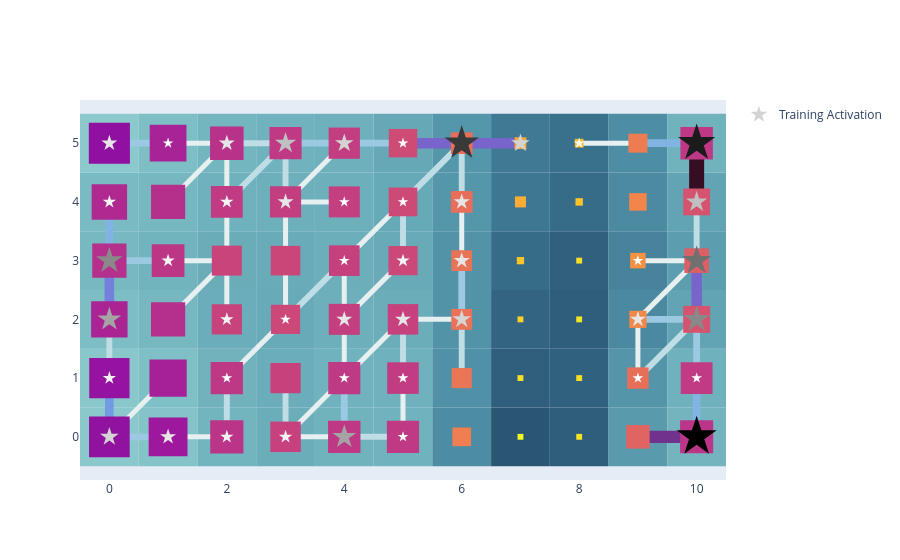

Notebook source saved alongside this figure:
### Code cell
basin.pond(base_style=modern_style) \
    .rhizome_layer() \
    .pad_layer() \
    .petal_layer() \
    .visualize();

### Figure 1 — Plotly figure (JSON) as saved in the notebook; plotly's stock layout.template omitted (floating-point values rounded to 4 significant figures)
{"data": [{"marker": {"color": [4, 3, 2, 2, 6, 1, 12, 2, 1, 1, 1, 1, 1, 6, 2, 1, 3, 3, 4, 3, 7, 7, 2, 1, 2, 3, 1, 8, 2, 2, 3, 1, 1, 3, 5, 3, 1, 3, 5, 4, 1, 10, 4, 1, 11], "colorscale": [[0.0, "rgb(255,255,255)"], [0.125, "rgb(240,240,240)"], [0.25, "rgb(217,217,217)"], [0.375, "rgb(189,189,189)"], [0.5, "rgb(150,150,150)"], [0.625, "rgb(115,115,115)"], [0.75, "rgb(82,82,82)"], [0.875, "rgb(37,37,37)"], [1.0, "rgb(0,0,0)"]], "line": {"color": [4, 3, 2, 2, 6, 1, 12, 2, 1, 1, 1, 1, 1, 6, 2, 1, 3, 3, 4, 3, 7, 7, 2, 1, 2, 3, 1, 8, 2, 2, 3, 1, 1, 3, 5, 3, 1, 3, 5, 4, 1, 10, 4, 1, 11], "colorscale": [[0.0, "rgb(255,255,255)"], [0.125, "rgb(240,240,240)"], [0.25, "rgb(217,217,217)"], [0.375, "rgb(189,189,189)"], [0.5, "rgb(150,150,150)"], [0.625, "rgb(115,115,115)"], [0.75, "rgb(82,82,82)"], [0.875, "rgb(37,37,37)"], [1.0, "rgb(0,0,0)"]], "width": 0}, "opacity": 1, "size": [14.0, 12.0, 10.0, 10.0, 18.0, 8.0, 30.0, 10.0, 8.0, 8.0, 8.0, 8.0, 8.0, 18.0, 10.0, 8.0, 12.0, 12.0, 14.0, 12.0, 20.0, 20.0, 10.0, 8.0, 10.0, 12.0, 8.0, 22.0, 10.0, 10.0, 12.0, 8.0, 8.0, 12.0, 16.0, 12.0, 8.0, 12.0, 16.0, 14.0, 8.0, 26.0, 14.0, 8.0, 28.0], "symbol": "star"}, "mode": "markers", "name": "Training Activation", "x": [0, 1, 2, 3, 4, 5, 10, 0, 2, 4, 5, 9, 10, 0, 2, 3, 4, 5, 6, 9, 10, 0, 1, 4, 5, 6, 9, 10, 0, 2, 3, 4, 5, 6, 10, 0, 1, 2, 3, 4, 5, 6, 7, 8, 10], "y": [0, 0, 0, 0, 0, 0, 0, 1, 1, 1, 1, 1, 1, 2, 2, 2, 2, 2, 2, 2, 2, 3, 3, 3, 3, 3, 3, 3, 4, 4, 4, 4, 4, 4, 4, 5, 5, 5, 5, 5, 5, 5, 5, 5, 5], "type": "scatter"}], "layout": {"shapes": [{"fillcolor": "rgb(138, 200, 203)", "layer": "between", "line": {"width": 0}, "type": "rect", "x0": -0.5, "x1": 0.5, "xref": "x", "y0": -0.5, "y1": 0.5, "yref": "y"}, {"fillcolor": "rgb(132, 195, 200)", "layer": "between", "line": {"width": 0}, "type": "rect", "x0": 0.5, "x1": 1.5, "xref": "x", "y0": -0.5, "y1": 0.5, "yref": "y"}, {"fillcolor": "rgb(115, 181, 191)", "layer": "between", "line": {"width": 0}, "type": "rect", "x0": 1.5, "x1": 2.5, "xref": "x", "y0": -0.5, "y1": 0.5, "yref": "y"}, {"fillcolor": "rgb(107, 174, 186)", "layer": "between", "line": {"width": 0}, "type": "rect", "x0": 2.5, "x1": 3.5, "xref": "x", "y0": -0.5, "y1": 0.5, "yref": "y"}, {"fillcolor": "rgb(113, 179, 189)", "layer": "between", "line": {"width": 0}, "type": "rect", "x0": 3.5, "x1": 4.5, "xref": "x", "y0": -0.5, "y1": 0.5, "yref": "y"}, {"fillcolor": "rgb(112, 178, 189)", "layer": "between", "line": {"width": 0}, "type": "rect", "x0": 4.5, "x1": 5.5, "xref": "x", "y0": -0.5, "y1": 0.5, "yref": "y"}, {"fillcolor": "rgb(77, 141, 164)", "layer": "between", "line": {"width": 0}, "type": "rect", "x0": 5.5, "x1": 6.5, "xref": "x", "y0": -0.5, "y1": 0.5, "yref": "y"}, {"fillcolor": "rgb(42, 86, 116)", "layer": "between", "line": {"width": 0}, "type": "rect", "x0": 6.5, "x1": 7.5, "xref": "x", "y0": -0.5, "y1": 0.5, "yref": "y"}, {"fillcolor": "rgb(47, 94, 124)", "layer": "between", "line": {"width": 0}, "type": "rect", "x0": 7.5, "x1": 8.5, "xref": "x", "y0": -0.5, "y1": 0.5, "yref": "y"}, {"fillcolor": "rgb(89, 155, 173)", "layer": "between", "line": {"width": 0}, "type": "rect", "x0": 8.5, "x1": 9.5, "xref": "x", "y0": -0.5, "y1": 0.5, "yref": "y"}, {"fillcolor": "rgb(115, 180, 190)", "layer": "between", "line": {"width": 0}, "type": "rect", "x0": 9.5, "x1": 10.5, "xref": "x", "y0": -0.5, "y1": 0.5, "yref": "y"}, {"fillcolor": "rgb(137, 199, 203)", "layer": "between", "line": {"width": 0}, "type": "rect", "x0": -0.5, "x1": 0.5, "xref": "x", "y0": 0.5, "y1": 1.5, "yref": "y"}, {"fillcolor": "rgb(127, 191, 198)", "layer": "between", "line": {"width": 0}, "type": "rect", "x0": 0.5, "x1": 1.5, "xref": "x", "y0": 0.5, "y1": 1.5, "yref": "y"}, {"fillcolor": "rgb(113, 178, 189)", "layer": "between", "line": {"width": 0}, "type": "rect", "x0": 1.5, "x1": 2.5, "xref": "x", "y0": 0.5, "y1": 1.5, "yref": "y"}, {"fillcolor": "rgb(107, 173, 186)", "layer": "between", "line": {"width": 0}, "type": "rect", "x0": 2.5, "x1": 3.5, "xref": "x", "y0": 0.5, "y1": 1.5, "yref": "y"}, {"fillcolor": "rgb(112, 178, 189)", "layer": "between", "line": {"width": 0}, "type": "rect", "x0": 3.5, "x1": 4.5, "xref": "x", "y0": 0.5, "y1": 1.5, "yref": "y"}, {"fillcolor": "rgb(111, 177, 188)", "layer": "between", "line": {"width": 0}, "type": "rect", "x0": 4.5, "x1": 5.5, "xref": "x", "y0": 0.5, "y1": 1.5, "yref": "y"}, {"fillcolor": "rgb(80, 145, 167)", "layer": "between", "line": {"width": 0}, "type": "rect", "x0": 5.5, "x1": 6.5, "xref": "x", "y0": 0.5, "y1": 1.5, "yref": "y"}, {"fillcolor": "rgb(47, 95, 125)", "layer": "between", "line": {"width": 0}, "type": "rect", "x0": 6.5, "x1": 7.5, "xref": "x", "y0": 0.5, "y1": 1.5, "yref": "y"}, {"fillcolor": "rgb(48, 97, 126)", "layer": "between", "line": {"width": 0}, "type": "rect", "x0": 7.5, "x1": 8.5, "xref": "x", "y0": 0.5, "y1": 1.5, "yref": "y"}, {"fillcolor": "rgb(84, 149, 169)", "layer": "between", "line": {"width": 0}, "type": "rect", "x0": 8.5, "x1": 9.5, "xref": "x", "y0": 0.5, "y1": 1.5, "yref": "y"}, {"fillcolor": "rgb(111, 177, 188)", "layer": "between", "line": {"width": 0}, "type": "rect", "x0": 9.5, "x1": 10.5, "xref": "x", "y0": 0.5, "y1": 1.5, "yref": "y"}, {"fillcolor": "rgb(125, 189, 196)", "layer": "between", "line": {"width": 0}, "type": "rect", "x0": -0.5, "x1": 0.5, "xref": "x", "y0": 1.5, "y1": 2.5, "yref": "y"}, {"fillcolor": "rgb(118, 183, 192)", "layer": "between", "line": {"width": 0}, "type": "rect", "x0": 0.5, "x1": 1.5, "xref": "x", "y0": 1.5, "y1": 2.5, "yref": "y"}, {"fillcolor": "rgb(107, 173, 186)", "layer": "between", "line": {"width": 0}, "type": "rect", "x0": 1.5, "x1": 2.5, "xref": "x", "y0": 1.5, "y1": 2.5, "yref": "y"}, {"fillcolor": "rgb(104, 170, 184)", "layer": "between", "line": {"width": 0}, "type": "rect", "x0": 2.5, "x1": 3.5, "xref": "x", "y0": 1.5, "y1": 2.5, "yref": "y"}, {"fillcolor": "rgb(109, 175, 187)", "layer": "between", "line": {"width": 0}, "type": "rect", "x0": 3.5, "x1": 4.5, "xref": "x", "y0": 1.5, "y1": 2.5, "yref": "y"}, {"fillcolor": "rgb(107, 174, 186)", "layer": "between", "line": {"width": 0}, "type": "rect", "x0": 4.5, "x1": 5.5, "xref": "x", "y0": 1.5, "y1": 2.5, "yref": "y"}, {"fillcolor": "rgb(82, 147, 168)", "layer": "between", "line": {"width": 0}, "type": "rect", "x0": 5.5, "x1": 6.5, "xref": "x", "y0": 1.5, "y1": 2.5, "yref": "y"}, {"fillcolor": "rgb(51, 101, 130)", "layer": "between", "line": {"width": 0}, "type": "rect", "x0": 6.5, "x1": 7.5, "xref": "x", "y0": 1.5, "y1": 2.5, "yref": "y"}, {"fillcolor": "rgb(46, 94, 123)", "layer": "between", "line": {"width": 0}, "type": "rect", "x0": 7.5, "x1": 8.5, "xref": "x", "y0": 1.5, "y1": 2.5, "yref": "y"}, {"fillcolor": "rgb(74, 137, 160)", "layer": "between", "line": {"width": 0}, "type": "rect", "x0": 8.5, "x1": 9.5, "xref": "x", "y0": 1.5, "y1": 2.5, "yref": "y"}, {"fillcolor": "rgb(98, 164, 180)", "layer": "between", "line": {"width": 0}, "type": "rect", "x0": 9.5, "x1": 10.5, "xref": "x", "y0": 1.5, "y1": 2.5, "yref": "y"}, {"fillcolor": "rgb(119, 184, 193)", "layer": "between", "line": {"width": 0}, "type": "rect", "x0": -0.5, "x1": 0.5, "xref": "x", "y0": 2.5, "y1": 3.5, "yref": "y"}, {"fillcolor": "rgb(114, 180, 190)", "layer": "between", "line": {"width": 0}, "type": "rect", "x0": 0.5, "x1": 1.5, "xref": "x", "y0": 2.5, "y1": 3.5, "yref": "y"}, {"fillcolor": "rgb(106, 173, 185)", "layer": "between", "line": {"width": 0}, "type": "rect", "x0": 1.5, "x1": 2.5, "xref": "x", "y0": 2.5, "y1": 3.5, "yref": "y"}, {"fillcolor": "rgb(105, 171, 184)", "layer": "between", "line": {"width": 0}, "type": "rect", "x0": 2.5, "x1": 3.5, "xref": "x", "y0": 2.5, "y1": 3.5, "yref": "y"}, {"fillcolor": "rgb(108, 174, 186)", "layer": "between", "line": {"width": 0}, "type": "rect", "x0": 3.5, "x1": 4.5, "xref": "x", "y0": 2.5, "y1": 3.5, "yref": "y"}, {"fillcolor": "rgb(104, 170, 184)", "layer": "between", "line": {"width": 0}, "type": "rect", "x0": 4.5, "x1": 5.5, "xref": "x", "y0": 2.5, "y1": 3.5, "yref": "y"}, {"fillcolor": "rgb(82, 147, 168)", "layer": "between", "line": {"width": 0}, "type": "rect", "x0": 5.5, "x1": 6.5, "xref": "x", "y0": 2.5, "y1": 3.5, "yref": "y"}, {"fillcolor": "rgb(55, 108, 136)", "layer": "between", "line": {"width": 0}, "type": "rect", "x0": 6.5, "x1": 7.5, "xref": "x", "y0": 2.5, "y1": 3.5, "yref": "y"}, {"fillcolor": "rgb(48, 96, 126)", "layer": "between", "line": {"width": 0}, "type": "rect", "x0": 7.5, "x1": 8.5, "xref": "x", "y0": 2.5, "y1": 3.5, "yref": "y"}, {"fillcolor": "rgb(71, 132, 156)", "layer": "between", "line": {"width": 0}, "type": "rect", "x0": 8.5, "x1": 9.5, "xref": "x", "y0": 2.5, "y1": 3.5, "yref": "y"}, {"fillcolor": "rgb(92, 158, 175)", "layer": "between", "line": {"width": 0}, "type": "rect", "x0": 9.5, "x1": 10.5, "xref": "x", "y0": 2.5, "y1": 3.5, "yref": "y"}, {"fillcolor": "rgb(122, 187, 195)", "layer": "between", "line": {"width": 0}, "type": "rect", "x0": -0.5, "x1": 0.5, "xref": "x", "y0": 3.5, "y1": 4.5, "yref": "y"}, {"fillcolor": "rgb(118, 183, 192)", "layer": "between", "line": {"width": 0}, "type": "rect", "x0": 0.5, "x1": 1.5, "xref": "x", "y0": 3.5, "y1": 4.5, "yref": "y"}, {"fillcolor": "rgb(111, 177, 188)", "layer": "between", "line": {"width": 0}, "type": "rect", "x0": 1.5, "x1": 2.5, "xref": "x", "y0": 3.5, "y1": 4.5, "yref": "y"}, {"fillcolor": "rgb(109, 176, 187)", "layer": "between", "line": {"width": 0}, "type": "rect", "x0": 2.5, "x1": 3.5, "xref": "x", "y0": 3.5, "y1": 4.5, "yref": "y"}, {"fillcolor": "rgb(109, 175, 187)", "layer": "between", "line": {"width": 0}, "type": "rect", "x0": 3.5, "x1": 4.5, "xref": "x", "y0": 3.5, "y1": 4.5, "yref": "y"}, {"fillcolor": "rgb(102, 169, 183)", "layer": "between", "line": {"width": 0}, "type": "rect", "x0": 4.5, "x1": 5.5, "xref": "x", "y0": 3.5, "y1": 4.5, "yref": "y"}, {"fillcolor": "rgb(84, 150, 170)", "layer": "between", "line": {"width": 0}, "type": "rect", "x0": 5.5, "x1": 6.5, "xref": "x", "y0": 3.5, "y1": 4.5, "yref": "y"}, {"fillcolor": "rgb(61, 119, 146)", "layer": "between", "line": {"width": 0}, "type": "rect", "x0": 6.5, "x1": 7.5, "xref": "x", "y0": 3.5, "y1": 4.5, "yref": "y"}, {"fillcolor": "rgb(55, 108, 136)", "layer": "between", "line": {"width": 0}, "type": "rect", "x0": 7.5, "x1": 8.5, "xref": "x", "y0": 3.5, "y1": 4.5, "yref": "y"}, {"fillcolor": "rgb(75, 138, 161)", "layer": "between", "line": {"width": 0}, "type": "rect", "x0": 8.5, "x1": 9.5, "xref": "x", "y0": 3.5, "y1": 4.5, "yref": "y"}, {"fillcolor": "rgb(98, 164, 179)", "layer": "between", "line": {"width": 0}, "type": "rect", "x0": 9.5, "x1": 10.5, "xref": "x", "y0": 3.5, "y1": 4.5, "yref": "y"}, {"fillcolor": "rgb(140, 201, 204)", "layer": "between", "line": {"width": 0}, "type": "rect", "x0": -0.5, "x1": 0.5, "xref": "x", "y0": 4.5, "y1": 5.5, "yref": "y"}, {"fillcolor": "rgb(126, 190, 197)", "layer": "between", "line": {"width": 0}, "type": "rect", "x0": 0.5, "x1": 1.5, "xref": "x", "y0": 4.5, "y1": 5.5, "yref": "y"}, {"fillcolor": "rgb(116, 182, 191)", "layer": "between", "line": {"width": 0}, "type": "rect", "x0": 1.5, "x1": 2.5, "xref": "x", "y0": 4.5, "y1": 5.5, "yref": "y"}, {"fillcolor": "rgb(112, 178, 189)", "layer": "between", "line": {"width": 0}, "type": "rect", "x0": 2.5, "x1": 3.5, "xref": "x", "y0": 4.5, "y1": 5.5, "yref": "y"}, {"fillcolor": "rgb(110, 176, 187)", "layer": "between", "line": {"width": 0}, "type": "rect", "x0": 3.5, "x1": 4.5, "xref": "x", "y0": 4.5, "y1": 5.5, "yref": "y"}, {"fillcolor": "rgb(102, 168, 182)", "layer": "between", "line": {"width": 0}, "type": "rect", "x0": 4.5, "x1": 5.5, "xref": "x", "y0": 4.5, "y1": 5.5, "yref": "y"}, {"fillcolor": "rgb(84, 150, 170)", "layer": "between", "line": {"width": 0}, "type": "rect", "x0": 5.5, "x1": 6.5, "xref": "x", "y0": 4.5, "y1": 5.5, "yref": "y"}, {"fillcolor": "rgb(63, 121, 148)", "layer": "between", "line": {"width": 0}, "type": "rect", "x0": 6.5, "x1": 7.5, "xref": "x", "y0": 4.5, "y1": 5.5, "yref": "y"}, {"fillcolor": "rgb(57, 112, 140)", "layer": "between", "line": {"width": 0}, "type": "rect", "x0": 7.5, "x1": 8.5, "xref": "x", "y0": 4.5, "y1": 5.5, "yref": "y"}, {"fillcolor": "rgb(78, 142, 165)", "layer": "between", "line": {"width": 0}, "type": "rect", "x0": 8.5, "x1": 9.5, "xref": "x", "y0": 4.5, "y1": 5.5, "yref": "y"}, {"fillcolor": "rgb(113, 179, 189)", "layer": "between", "line": {"width": 0}, "type": "rect", "x0": 9.5, "x1": 10.5, "xref": "x", "y0": 4.5, "y1": 5.5, "yref": "y"}, {"layer": "between", "line": {"color": "rgb(156, 201, 226)", "width": 6.818}, "type": "line", "x0": 0, "x1": 1, "y0": 0, "y1": 0}, {"layer": "between", "line": {"color": "rgb(115, 154, 228)", "width": 8.636}, "type": "line", "x0": 0, "x1": 0, "y0": 0, "y1": 1}, {"layer": "between", "line": {"color": "rgb(230, 240, 240)", "width": 5.0}, "type": "line", "x0": 0, "x1": 1, "y0": 0, "y1": 1}, {"layer": "between", "line": {"color": "rgb(230, 240, 240)", "width": 5.0}, "type": "line", "x0": 1, "x1": 2, "y0": 0, "y1": 0}, {"layer": "between", "line": {"color": "rgb(191, 221, 229)", "width": 5.909}, "type": "line", "x0": 2, "x1": 2, "y0": 0, "y1": 1}, {"layer": "between", "line": {"color": "rgb(230, 240, 240)", "width": 5.0}, "type": "line", "x0": 3, "x1": 4, "y0": 0, "y1": 0}, {"layer": "between", "line": {"color": "rgb(191, 221, 229)", "width": 5.909}, "type": "line", "x0": 3, "x1": 3, "y0": 0, "y1": 1}, {"layer": "between", "line": {"color": "rgb(230, 240, 240)", "width": 5.0}, "type": "line", "x0": 3, "x1": 4, "y0": 0, "y1": 1}, {"layer": "between", "line": {"color": "rgb(191, 221, 229)", "width": 5.909}, "type": "line", "x0": 4, "x1": 5, "y0": 0, "y1": 0}, {"layer": "between", "line": {"color": "rgb(156, 201, 226)", "width": 6.818}, "type": "line", "x0": 4, "x1": 4, "y0": 0, "y1": 1}, {"layer": "between", "line": {"color": "rgb(230, 240, 240)", "width": 5.0}, "type": "line", "x0": 5, "x1": 5, "y0": 0, "y1": 1}, {"layer": "between", "line": {"color": "rgb(113, 50, 141)", "width": 12.27}, "type": "line", "x0": 9, "x1": 10, "y0": 0, "y1": 0}, {"layer": "between", "line": {"color": "rgb(129, 180, 227)", "width": 7.727}, "type": "line", "x0": 10, "x1": 10, "y0": 0, "y1": 1}, {"layer": "between", "line": {"color": "rgb(191, 221, 229)", "width": 5.909}, "type": "line", "x0": 0, "x1": 0, "y0": 1, "y1": 2}, {"layer": "between", "line": {"color": "rgb(230, 240, 240)", "width": 5.0}, "type": "line", "x0": 2, "x1": 3, "y0": 1, "y1": 2}, {"layer": "between", "line": {"color": "rgb(230, 240, 240)", "width": 5.0}, "type": "line", "x0": 4, "x1": 4, "y0": 1, "y1": 2}, {"layer": "between", "line": {"color": "rgb(230, 240, 240)", "width": 5.0}, "type": "line", "x0": 4, "x1": 5, "y0": 1, "y1": 2}, {"layer": "between", "line": {"color": "rgb(191, 221, 229)", "width": 5.909}, "type": "line", "x0": 5, "x1": 5, "y0": 1, "y1": 2}, {"layer": "between", "line": {"color": "rgb(191, 221, 229)", "width": 5.909}, "type": "line", "x0": 6, "x1": 6, "y0": 1, "y1": 2}, {"layer": "between", "line": {"color": "rgb(230, 240, 240)", "width": 5.0}, "type": "line", "x0": 9, "x1": 9, "y0": 1, "y1": 2}, {"layer": "between", "line": {"color": "rgb(191, 221, 229)", "width": 5.909}, "type": "line", "x0": 9, "x1": 10, "y0": 1, "y1": 2}, {"layer": "between", "line": {"color": "rgb(156, 201, 226)", "width": 6.818}, "type": "line", "x0": 10, "x1": 10, "y0": 1, "y1": 2}, {"layer": "between", "line": {"color": "rgb(117, 127, 221)", "width": 9.545}, "type": "line", "x0": 0, "x1": 0, "y0": 2, "y1": 3}, {"layer": "between", "line": {"color": "rgb(230, 240, 240)", "width": 5.0}, "type": "line", "x0": 1, "x1": 2, "y0": 2, "y1": 3}, {"layer": "between", "line": {"color": "rgb(230, 240, 240)", "width": 5.0}, "type": "line", "x0": 2, "x1": 2, "y0": 2, "y1": 3}, {"layer": "between", "line": {"color": "rgb(230, 240, 240)", "width": 5.0}, "type": "line", "x0": 3, "x1": 3, "y0": 2, "y1": 3}, {"layer": "between", "line": {"color": "rgb(191, 221, 229)", "width": 5.909}, "type": "line", "x0": 3, "x1": 4, "y0": 2, "y1": 3}, {"layer": "between", "line": {"color": "rgb(230, 240, 240)", "width": 5.0}, "type": "line", "x0": 4, "x1": 4, "y0": 2, "y1": 3}, {"layer": "between", "line": {"color": "rgb(230, 240, 240)", "width": 5.0}, "type": "line", "x0": 4, "x1": 5, "y0": 2, "y1": 3}, {"layer": "between", "line": {"color": "rgb(230, 240, 240)", "width": 5.0}, "type": "line", "x0": 5, "x1": 6, "y0": 2, "y1": 2}, {"layer": "between", "line": {"color": "rgb(156, 201, 226)", "width": 6.818}, "type": "line", "x0": 6, "x1": 6, "y0": 2, "y1": 3}, {"layer": "between", "line": {"color": "rgb(156, 201, 226)", "width": 6.818}, "type": "line", "x0": 9, "x1": 10, "y0": 2, "y1": 2}, {"layer": "between", "line": {"color": "rgb(230, 240, 240)", "width": 5.0}, "type": "line", "x0": 9, "x1": 10, "y0": 2, "y1": 3}, {"layer": "between", "line": {"color": "rgb(120, 100, 202)", "width": 10.45}, "type": "line", "x0": 10, "x1": 10, "y0": 2, "y1": 3}, {"layer": "between", "line": {"color": "rgb(156, 201, 226)", "width": 6.818}, "type": "line", "x0": 0, "x1": 1, "y0": 3, "y1": 3}, {"layer": "between", "line": {"color": "rgb(129, 180, 227)", "width": 7.727}, "type": "line", "x0": 0, "x1": 0, "y0": 3, "y1": 4}, {"layer": "between", "line": {"color": "rgb(230, 240, 240)", "width": 5.0}, "type": "line", "x0": 1, "x1": 2, "y0": 3, "y1": 3}, {"layer": "between", "line": {"color": "rgb(230, 240, 240)", "width": 5.0}, "type": "line", "x0": 2, "x1": 2, "y0": 3, "y1": 4}, {"layer": "between", "line": {"color": "rgb(230, 240, 240)", "width": 5.0}, "type": "line", "x0": 3, "x1": 3, "y0": 3, "y1": 4}, {"layer": "between", "line": {"color": "rgb(230, 240, 240)", "width": 5.0}, "type": "line", "x0": 4, "x1": 5, "y0": 3, "y1": 4}, {"layer": "between", "line": {"color": "rgb(191, 221, 229)", "width": 5.909}, "type": "line", "x0": 5, "x1": 5, "y0": 3, "y1": 4}, {"layer": "between", "line": {"color": "rgb(230, 240, 240)", "width": 5.0}, "type": "line", "x0": 6, "x1": 6, "y0": 3, "y1": 4}, {"layer": "between", "line": {"color": "rgb(230, 240, 240)", "width": 5.0}, "type": "line", "x0": 9, "x1": 10, "y0": 3, "y1": 3}, {"layer": "between", "line": {"color": "rgb(191, 221, 229)", "width": 5.909}, "type": "line", "x0": 10, "x1": 10, "y0": 3, "y1": 4}, {"layer": "between", "line": {"color": "rgb(230, 240, 240)", "width": 5.0}, "type": "line", "x0": 1, "x1": 2, "y0": 4, "y1": 5}, {"layer": "between", "line": {"color": "rgb(230, 240, 240)", "width": 5.0}, "type": "line", "x0": 2, "x1": 2, "y0": 4, "y1": 5}, {"layer": "between", "line": {"color": "rgb(191, 221, 229)", "width": 5.909}, "type": "line", "x0": 2, "x1": 3, "y0": 4, "y1": 5}, {"layer": "between", "line": {"color": "rgb(230, 240, 240)", "width": 5.0}, "type": "line", "x0": 3, "x1": 4, "y0": 4, "y1": 4}, {"layer": "between", "line": {"color": "rgb(191, 221, 229)", "width": 5.909}, "type": "line", "x0": 3, "x1": 3, "y0": 4, "y1": 5}, {"layer": "between", "line": {"color": "rgb(230, 240, 240)", "width": 5.0}, "type": "line", "x0": 3, "x1": 4, "y0": 4, "y1": 5}, {"layer": "between", "line": {"color": "rgb(191, 221, 229)", "width": 5.909}, "type": "line", "x0": 5, "x1": 6, "y0": 4, "y1": 5}, {"layer": "between", "line": {"color": "rgb(191, 221, 229)", "width": 5.909}, "type": "line", "x0": 6, "x1": 6, "y0": 4, "y1": 5}, {"layer": "between", "line": {"color": "rgb(54, 14, 36)", "width": 15.0}, "type": "line", "x0": 10, "x1": 10, "y0": 4, "y1": 5}, {"layer": "between", "line": {"color": "rgb(156, 201, 226)", "width": 6.818}, "type": "line", "x0": 0, "x1": 1, "y0": 5, "y1": 5}, {"layer": "between", "line": {"color": "rgb(230, 240, 240)", "width": 5.0}, "type": "line", "x0": 1, "x1": 2, "y0": 5, "y1": 5}, {"layer": "between", "line": {"color": "rgb(191, 221, 229)", "width": 5.909}, "type": "line", "x0": 2, "x1": 3, "y0": 5, "y1": 5}, {"layer": "between", "line": {"color": "rgb(156, 201, 226)", "width": 6.818}, "type": "line", "x0": 3, "x1": 4, "y0": 5, "y1": 5}, {"layer": "between", "line": {"color": "rgb(156, 201, 226)", "width": 6.818}, "type": "line", "x0": 4, "x1": 5, "y0": 5, "y1": 5}, {"layer": "between", "line": {"color": "rgb(120, 100, 202)", "width": 10.45}, "type": "line", "x0": 5, "x1": 6, "y0": 5, "y1": 5}, {"layer": "between", "line": {"color": "rgb(120, 100, 202)", "width": 10.45}, "type": "line", "x0": 6, "x1": 7, "y0": 5, "y1": 5}, {"layer": "between", "line": {"color": "rgb(230, 240, 240)", "width": 5.0}, "type": "line", "x0": 8, "x1": 9, "y0": 5, "y1": 5}, {"layer": "between", "line": {"color": "rgb(129, 180, 227)", "width": 7.727}, "type": "line", "x0": 9, "x1": 10, "y0": 5, "y1": 5}, {"fillcolor": "rgb(146, 18, 160)", "layer": "between", "line": {"width": 0}, "type": "rect", "x0": -0.3462, "x1": 0.3462, "xref": "x", "y0": -0.3462, "y1": 0.3462, "yref": "y"}, {"fillcolor": "rgb(158, 24, 157)", "layer": "between", "line": {"width": 0}, "type": "rect", "x0": 0.6692, "x1": 1.331, "xref": "x", "y0": -0.3308, "y1": 0.3308, "yref": "y"}, {"fillcolor": "rgb(186, 52, 136)", "layer": "between", "line": {"width": 0}, "type": "rect", "x0": 1.717, "x1": 2.283, "xref": "x", "y0": -0.2826, "y1": 0.2826, "yref": "y"}, {"fillcolor": "rgb(198, 65, 125)", "layer": "between", "line": {"width": 0}, "type": "rect", "x0": 2.74, "x1": 3.26, "xref": "x", "y0": -0.2596, "y1": 0.2596, "yref": "y"}, {"fillcolor": "rgb(190, 56, 133)", "layer": "between", "line": {"width": 0}, "type": "rect", "x0": 3.724, "x1": 4.276, "xref": "x", "y0": -0.2756, "y1": 0.2756, "yref": "y"}, {"fillcolor": "rgb(191, 57, 132)", "layer": "between", "line": {"width": 0}, "type": "rect", "x0": 4.726, "x1": 5.274, "xref": "x", "y0": -0.2739, "y1": 0.2739, "yref": "y"}, {"fillcolor": "rgb(239, 126, 80)", "layer": "between", "line": {"width": 0}, "type": "rect", "x0": 5.841, "x1": 6.159, "xref": "x", "y0": -0.1591, "y1": 0.1591, "yref": "y"}, {"fillcolor": "rgb(240, 249, 33)", "layer": "between", "line": {"width": 0}, "type": "rect", "x0": 6.95, "x1": 7.05, "xref": "x", "y0": -0.05, "y1": 0.05, "yref": "y"}, {"fillcolor": "rgb(246, 229, 35)", "layer": "between", "line": {"width": 0}, "type": "rect", "x0": 7.95, "x1": 8.05, "xref": "x", "y0": -0.05, "y1": 0.05, "yref": "y"}, {"fillcolor": "rgb(224, 100, 98)", "layer": "between", "line": {"width": 0}, "type": "rect", "x0": 8.8, "x1": 9.2, "xref": "x", "y0": -0.2003, "y1": 0.2003, "yref": "y"}, {"fillcolor": "rgb(187, 53, 136)", "layer": "between", "line": {"width": 0}, "type": "rect", "x0": 9.719, "x1": 10.28, "xref": "x", "y0": -0.2815, "y1": 0.2815, "yref": "y"}, {"fillcolor": "rgb(149, 19, 160)", "layer": "between", "line": {"width": 0}, "type": "rect", "x0": -0.3428, "x1": 0.3428, "xref": "x", "y0": 0.6572, "y1": 1.343, "yref": "y"}, {"fillcolor": "rgb(166, 32, 151)", "layer": "between", "line": {"width": 0}, "type": "rect", "x0": 0.6828, "x1": 1.317, "xref": "x", "y0": 0.6828, "y1": 1.317, "yref": "y"}, {"fillcolor": "rgb(190, 57, 133)", "layer": "between", "line": {"width": 0}, "type": "rect", "x0": 1.725, "x1": 2.275, "xref": "x", "y0": 0.7251, "y1": 1.275, "yref": "y"}, {"fillcolor": "rgb(199, 66, 124)", "layer": "between", "line": {"width": 0}, "type": "rect", "x0": 2.742, "x1": 3.258, "xref": "x", "y0": 0.7422, "y1": 1.258, "yref": "y"}, {"fillcolor": "rgb(191, 58, 132)", "layer": "between", "line": {"width": 0}, "type": "rect", "x0": 3.727, "x1": 4.273, "xref": "x", "y0": 0.7268, "y1": 1.273, "yref": "y"}, {"fillcolor": "rgb(193, 60, 130)", "layer": "between", "line": {"width": 0}, "type": "rect", "x0": 4.731, "x1": 5.269, "xref": "x", "y0": 0.731, "y1": 1.269, "yref": "y"}, {"fillcolor": "rgb(235, 118, 85)", "layer": "between", "line": {"width": 0}, "type": "rect", "x0": 5.829, "x1": 6.171, "xref": "x", "y0": 0.8291, "y1": 1.171, "yref": "y"}, {"fillcolor": "rgb(246, 226, 35)", "layer": "between", "line": {"width": 0}, "type": "rect", "x0": 6.95, "x1": 7.05, "xref": "x", "y0": 0.95, "y1": 1.05, "yref": "y"}, {"fillcolor": "rgb(247, 223, 36)", "layer": "between", "line": {"width": 0}, "type": "rect", "x0": 7.95, "x1": 8.05, "xref": "x", "y0": 0.95, "y1": 1.05, "yref": "y"}, {"fillcolor": "rgb(231, 111, 90)", "layer": "between", "line": {"width": 0}, "type": "rect", "x0": 8.818, "x1": 9.182, "xref": "x", "y0": 0.8178, "y1": 1.182, "yref": "y"}, {"fillcolor": "rgb(192, 59, 131)", "layer": "between", "line": {"width": 0}, "type": "rect", "x0": 9.729, "x1": 10.27, "xref": "x", "y0": 0.7293, "y1": 1.271, "yref": "y"}, {"fillcolor": "rgb(170, 36, 148)", "layer": "between", "line": {"width": 0}, "type": "rect", "x0": -0.3102, "x1": 0.3102, "xref": "x", "y0": 1.69, "y1": 2.31, "yref": "y"}, {"fillcolor": "rgb(181, 47, 140)", "layer": "between", "line": {"width": 0}, "type": "rect", "x0": 0.7091, "x1": 1.291, "xref": "x", "y0": 1.709, "y1": 2.291, "yref": "y"}, {"fillcolor": "rgb(199, 67, 124)", "layer": "between", "line": {"width": 0}, "type": "rect", "x0": 1.743, "x1": 2.257, "xref": "x", "y0": 1.743, "y1": 2.257, "yref": "y"}, {"fillcolor": "rgb(203, 72, 120)", "layer": "between", "line": {"width": 0}, "type": "rect", "x0": 2.752, "x1": 3.248, "xref": "x", "y0": 1.752, "y1": 2.248, "yref": "y"}, {"fillcolor": "rgb(196, 63, 127)", "layer": "between", "line": {"width": 0}, "type": "rect", "x0": 3.736, "x1": 4.264, "xref": "x", "y0": 1.736, "y1": 2.264, "yref": "y"}, {"fillcolor": "rgb(198, 65, 125)", "layer": "between", "line": {"width": 0}, "type": "rect", "x0": 4.74, "x1": 5.26, "xref": "x", "y0": 1.74, "y1": 2.26, "yref": "y"}, {"fillcolor": "rgb(233, 114, 88)", "layer": "between", "line": {"width": 0}, "type": "rect", "x0": 5.823, "x1": 6.177, "xref": "x", "y0": 1.823, "y1": 2.177, "yref": "y"}, {"fillcolor": "rgb(250, 212, 37)", "layer": "between", "line": {"width": 0}, "type": "rect", "x0": 6.95, "x1": 7.05, "xref": "x", "y0": 1.95, "y1": 2.05, "yref": "y"}, {"fillcolor": "rgb(245, 230, 35)", "layer": "between", "line": {"width": 0}, "type": "rect", "x0": 7.95, "x1": 8.05, "xref": "x", "y0": 1.95, "y1": 2.05, "yref": "y"}, {"fillcolor": "rgb(242, 135, 74)", "layer": "between", "line": {"width": 0}, "type": "rect", "x0": 8.854, "x1": 9.146, "xref": "x", "y0": 1.854, "y1": 2.146, "yref": "y"}, {"fillcolor": "rgb(213, 83, 110)", "layer": "between", "line": {"width": 0}, "type": "rect", "x0": 9.771, "x1": 10.23, "xref": "x", "y0": 1.771, "y1": 2.229, "yref": "y"}, {"fillcolor": "rgb(181, 47, 140)", "layer": "between", "line": {"width": 0}, "type": "rect", "x0": -0.2919, "x1": 0.2919, "xref": "x", "y0": 2.708, "y1": 3.292, "yref": "y"}, {"fillcolor": "rgb(188, 54, 134)", "layer": "between", "line": {"width": 0}, "type": "rect", "x0": 0.7213, "x1": 1.279, "xref": "x", "y0": 2.721, "y1": 3.279, "yref": "y"}, {"fillcolor": "rgb(200, 68, 123)", "layer": "between", "line": {"width": 0}, "type": "rect", "x0": 1.745, "x1": 2.255, "xref": "x", "y0": 2.745, "y1": 3.255, "yref": "y"}, {"fillcolor": "rgb(202, 70, 121)", "layer": "between", "line": {"width": 0}, "type": "rect", "x0": 2.748, "x1": 3.252, "xref": "x", "y0": 2.748, "y1": 3.252, "yref": "y"}, {"fillcolor": "rgb(197, 65, 126)", "layer": "between", "line": {"width": 0}, "type": "rect", "x0": 3.739, "x1": 4.261, "xref": "x", "y0": 2.739, "y1": 3.261, "yref": "y"}, {"fillcolor": "rgb(203, 72, 120)", "layer": "between", "line": {"width": 0}, "type": "rect", "x0": 4.752, "x1": 5.248, "xref": "x", "y0": 2.752, "y1": 3.248, "yref": "y"}, {"fillcolor": "rgb(233, 115, 87)", "layer": "between", "line": {"width": 0}, "type": "rect", "x0": 5.824, "x1": 6.176, "xref": "x", "y0": 2.824, "y1": 3.176, "yref": "y"}, {"fillcolor": "rgb(253, 197, 40)", "layer": "between", "line": {"width": 0}, "type": "rect", "x0": 6.938, "x1": 7.062, "xref": "x", "y0": 2.938, "y1": 3.062, "yref": "y"}, {"fillcolor": "rgb(247, 223, 36)", "layer": "between", "line": {"width": 0}, "type": "rect", "x0": 7.95, "x1": 8.05, "xref": "x", "y0": 2.95, "y1": 3.05, "yref": "y"}, {"fillcolor": "rgb(246, 145, 67)", "layer": "between", "line": {"width": 0}, "type": "rect", "x0": 8.868, "x1": 9.132, "xref": "x", "y0": 2.868, "y1": 3.132, "yref": "y"}, {"fillcolor": "rgb(221, 95, 102)", "layer": "between", "line": {"width": 0}, "type": "rect", "x0": 9.79, "x1": 10.21, "xref": "x", "y0": 2.79, "y1": 3.21, "yref": "y"}, {"fillcolor": "rgb(175, 41, 144)", "layer": "between", "line": {"width": 0}, "type": "rect", "x0": -0.3018, "x1": 0.3018, "xref": "x", "y0": 3.698, "y1": 4.302, "yref": "y"}, {"fillcolor": "rgb(181, 48, 139)", "layer": "between", "line": {"width": 0}, "type": "rect", "x0": 0.7096, "x1": 1.29, "xref": "x", "y0": 3.71, "y1": 4.29, "yref": "y"}, {"fillcolor": "rgb(192, 59, 131)", "layer": "between", "line": {"width": 0}, "type": "rect", "x0": 1.729, "x1": 2.271, "xref": "x", "y0": 3.729, "y1": 4.271, "yref": "y"}, {"fillcolor": "rgb(195, 62, 128)", "layer": "between", "line": {"width": 0}, "type": "rect", "x0": 2.735, "x1": 3.265, "xref": "x", "y0": 3.735, "y1": 4.265, "yref": "y"}, {"fillcolor": "rgb(196, 63, 127)", "layer": "between", "line": {"width": 0}, "type": "rect", "x0": 3.736, "x1": 4.264, "xref": "x", "y0": 3.736, "y1": 4.264, "yref": "y"}, {"fillcolor": "rgb(205, 74, 118)", "layer": "between", "line": {"width": 0}, "type": "rect", "x0": 4.756, "x1": 5.244, "xref": "x", "y0": 3.756, "y1": 4.244, "yref": "y"}, {"fillcolor": "rgb(230, 110, 91)", "layer": "between", "line": {"width": 0}, "type": "rect", "x0": 5.815, "x1": 6.185, "xref": "x", "y0": 3.815, "y1": 4.185, "yref": "y"}, {"fillcolor": "rgb(252, 172, 52)", "layer": "between", "line": {"width": 0}, "type": "rect", "x0": 6.906, "x1": 7.094, "xref": "x", "y0": 3.906, "y1": 4.094, "yref": "y"}, {"fillcolor": "rgb(253, 196, 41)", "layer": "between", "line": {"width": 0}, "type": "rect", "x0": 7.937, "x1": 8.063, "xref": "x", "y0": 3.937, "y1": 4.063, "yref": "y"}, {"fillcolor": "rgb(241, 133, 75)", "layer": "between", "line": {"width": 0}, "type": "rect", "x0": 8.851, "x1": 9.149, "xref": "x", "y0": 3.851, "y1": 4.149, "yref": "y"}, {"fillcolor": "rgb(213, 83, 110)", "layer": "between", "line": {"width": 0}, "type": "rect", "x0": 9.772, "x1": 10.23, "xref": "x", "y0": 3.772, "y1": 4.228, "yref": "y"}, {"fillcolor": "rgb(143, 16, 161)", "layer": "between", "line": {"width": 0}, "type": "rect", "x0": -0.35, "x1": 0.35, "xref": "x", "y0": 4.65, "y1": 5.35, "yref": "y"}, {"fillcolor": "rgb(168, 35, 149)", "layer": "between", "line": {"width": 0}, "type": "rect", "x0": 0.6872, "x1": 1.313, "xref": "x", "y0": 4.687, "y1": 5.313, "yref": "y"}, {"fillcolor": "rgb(184, 50, 137)", "layer": "between", "line": {"width": 0}, "type": "rect", "x0": 1.714, "x1": 2.286, "xref": "x", "y0": 4.714, "y1": 5.286, "yref": "y"}, {"fillcolor": "rgb(191, 57, 132)", "layer": "between", "line": {"width": 0}, "type": "rect", "x0": 2.726, "x1": 3.274, "xref": "x", "y0": 4.726, "y1": 5.274, "yref": "y"}, {"fillcolor": "rgb(195, 62, 128)", "layer": "between", "line": {"width": 0}, "type": "rect", "x0": 3.734, "x1": 4.266, "xref": "x", "y0": 4.734, "y1": 5.266, "yref": "y"}, {"fillcolor": "rgb(206, 75, 117)", "layer": "between", "line": {"width": 0}, "type": "rect", "x0": 4.758, "x1": 5.242, "xref": "x", "y0": 4.758, "y1": 5.242, "yref": "y"}, {"fillcolor": "rgb(230, 110, 90)", "layer": "between", "line": {"width": 0}, "type": "rect", "x0": 5.816, "x1": 6.184, "xref": "x", "y0": 4.816, "y1": 5.184, "yref": "y"}, {"fillcolor": "rgb(251, 167, 54)", "layer": "between", "line": {"width": 0}, "type": "rect", "x0": 6.899, "x1": 7.101, "xref": "x", "y0": 4.899, "y1": 5.101, "yref": "y"}, {"fillcolor": "rgb(252, 188, 45)", "layer": "between", "line": {"width": 0}, "type": "rect", "x0": 7.926, "x1": 8.074, "xref": "x", "y0": 4.926, "y1": 5.074, "yref": "y"}, {"fillcolor": "rgb(238, 124, 81)", "layer": "between", "line": {"width": 0}, "type": "rect", "x0": 8.838, "x1": 9.162, "xref": "x", "y0": 4.838, "y1": 5.162, "yref": "y"}, {"fillcolor": "rgb(190, 56, 133)", "layer": "between", "line": {"width": 0}, "type": "rect", "x0": 9.724, "x1": 10.28, "xref": "x", "y0": 4.724, "y1": 5.276, "yref": "y"}], "xaxis": {"range": [-0.5, 10.5], "scaleanchor": "y", "constrain": "domain", "zeroline": false, "showgrid": false}, "yaxis": {"range": [-0.5, 5.5], "zeroline": false, "showgrid": false}, "autosize": true, "showlegend": true}}
